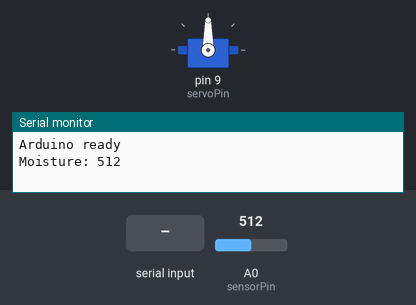
Simulated run of this sketch. Board: Arduino Uno, built with avr-gcc and run on an emulated ATmega328P. On the bench: servo, the last lines printed to the serial monitor. The inputs (shaded band) are chosen by the test bench; at power-on: A0 (sensorPin) = 512.

Above: at 1.2 s.
1.3 s: "OFF\n" received over Serial
At 2.3 s:
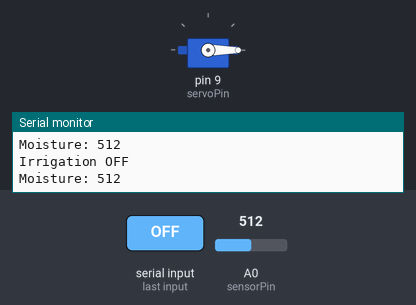
3.5 s: "ON\n" received over Serial
At 5.1 s:
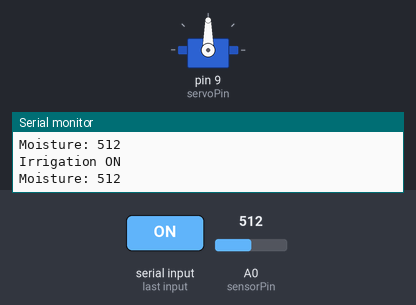
Timing chart, 0 to 6.6 s (numbered marks = the images above; inputs shaded):
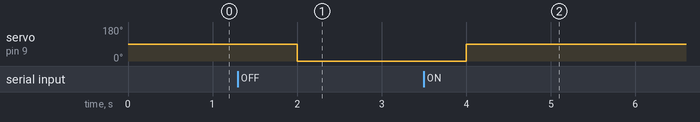

Measured:
- after the input at 1.3 s, servo on pin 9 (servoPin): 90° → 0° after 0.70 s
- after the input at 3.5 s, servo on pin 9 (servoPin): 0° → 90° after 0.50 s

The sketch:

sketch_oct21a.ino
```cpp
#include <Servo.h>
Servo myservo;
int servoPin = 9;
int sensorPin = A0;
void setup() {
Serial.begin(9600);
myservo.attach(servoPin);
Serial.println("Arduino ready");
}
void loop() {
if (Serial.available() > 0) {
String command = Serial.readStringUntil('\n');
command.trim();
if (command == "ON") {
myservo.write(90); // open irrigation
Serial.println("Irrigation ON");
} else if (command == "OFF") {
myservo.write(0); // close irrigation
Serial.println("Irrigation OFF");
}
}
int sensorValue = analogRead(sensorPin);
Serial.print("Moisture: ");
Serial.println(sensorValue);
delay(2000);
}
```
